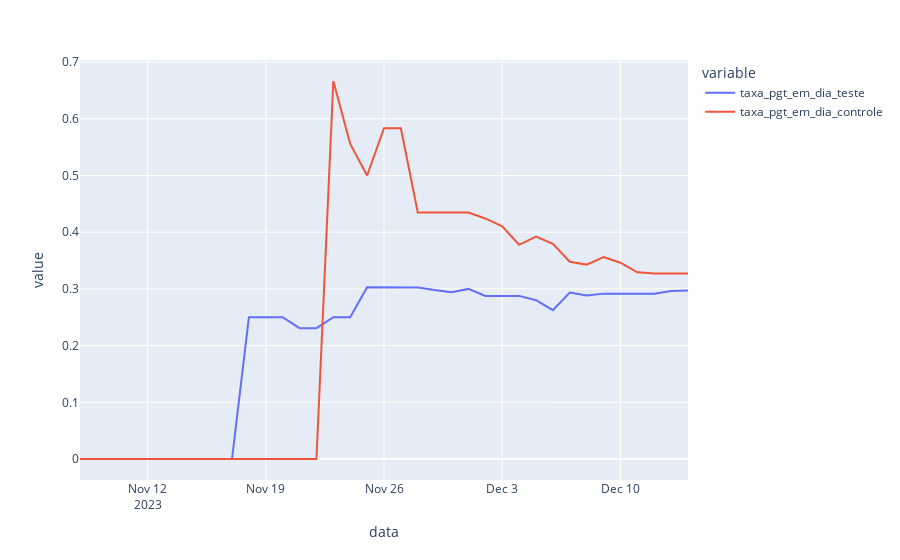

Notebook source saved alongside this figure:
### Code cell
fig = px.line(taxas_pgt_dia_df, 
              x = 'data', 
              y = taxas_pgt_dia_df.columns)
fig.show()

### Figure 1 — Plotly figure (JSON) as saved in the notebook; plotly's stock layout.template omitted (floating-point values rounded to 4 significant figures)
{"data": [{"hovertemplate": "variable=taxa_pgt_em_dia_teste<br>data=%{x}<br>value=%{y}<extra></extra>", "legendgroup": "taxa_pgt_em_dia_teste", "line": {"color": "#636efa", "dash": "solid"}, "marker": {"symbol": "circle"}, "mode": "lines", "name": "taxa_pgt_em_dia_teste", "orientation": "v", "showlegend": true, "type": "scatter", "x": ["2023-11-08T00:00:00", "2023-11-09T00:00:00", "2023-11-10T00:00:00", "2023-11-11T00:00:00", "2023-11-12T00:00:00", "2023-11-13T00:00:00", "2023-11-14T00:00:00", "2023-11-15T00:00:00", "2023-11-16T00:00:00", "2023-11-17T00:00:00", "2023-11-18T00:00:00", "2023-11-19T00:00:00", "2023-11-20T00:00:00", "2023-11-21T00:00:00", "2023-11-22T00:00:00", "2023-11-23T00:00:00", "2023-11-24T00:00:00", "2023-11-25T00:00:00", "2023-11-26T00:00:00", "2023-11-27T00:00:00", "2023-11-28T00:00:00", "2023-11-29T00:00:00", "2023-11-30T00:00:00", "2023-12-01T00:00:00", "2023-12-02T00:00:00", "2023-12-03T00:00:00", "2023-12-04T00:00:00", "2023-12-05T00:00:00", "2023-12-06T00:00:00", "2023-12-07T00:00:00", "2023-12-08T00:00:00", "2023-12-09T00:00:00", "2023-12-10T00:00:00", "2023-12-11T00:00:00", "2023-12-12T00:00:00", "2023-12-13T00:00:00", "2023-12-14T00:00:00"], "xaxis": "x", "y": [0, 0, 0, 0, 0, 0, 0, 0, 0, 0, 0.25, 0.25, 0.25, 0.2308, 0.2308, 0.25, 0.25, 0.303, 0.303, 0.303, 0.3023, 0.2979, 0.2941, 0.3, 0.2877, 0.2877, 0.2877, 0.28, 0.2625, 0.2936, 0.2883, 0.2917, 0.2917, 0.2917, 0.2917, 0.2963, 0.2971], "yaxis": "y"}, {"hovertemplate": "variable=taxa_pgt_em_dia_controle<br>data=%{x}<br>value=%{y}<extra></extra>", "legendgroup": "taxa_pgt_em_dia_controle", "line": {"color": "#EF553B", "dash": "solid"}, "marker": {"symbol": "circle"}, "mode": "lines", "name": "taxa_pgt_em_dia_controle", "orientation": "v", "showlegend": true, "type": "scatter", "x": ["2023-11-08T00:00:00", "2023-11-09T00:00:00", "2023-11-10T00:00:00", "2023-11-11T00:00:00", "2023-11-12T00:00:00", "2023-11-13T00:00:00", "2023-11-14T00:00:00", "2023-11-15T00:00:00", "2023-11-16T00:00:00", "2023-11-17T00:00:00", "2023-11-18T00:00:00", "2023-11-19T00:00:00", "2023-11-20T00:00:00", "2023-11-21T00:00:00", "2023-11-22T00:00:00", "2023-11-23T00:00:00", "2023-11-24T00:00:00", "2023-11-25T00:00:00", "2023-11-26T00:00:00", "2023-11-27T00:00:00", "2023-11-28T00:00:00", "2023-11-29T00:00:00", "2023-11-30T00:00:00", "2023-12-01T00:00:00", "2023-12-02T00:00:00", "2023-12-03T00:00:00", "2023-12-04T00:00:00", "2023-12-05T00:00:00", "2023-12-06T00:00:00", "2023-12-07T00:00:00", "2023-12-08T00:00:00", "2023-12-09T00:00:00", "2023-12-10T00:00:00", "2023-12-11T00:00:00", "2023-12-12T00:00:00", "2023-12-13T00:00:00", "2023-12-14T00:00:00"], "xaxis": "x", "y": [0, 0, 0, 0, 0, 0, 0, 0, 0, 0, 0, 0, 0, 0, 0, 0.6667, 0.5556, 0.5, 0.5833, 0.5833, 0.4348, 0.4348, 0.4348, 0.4348, 0.4242, 0.4103, 0.3778, 0.3922, 0.3793, 0.3478, 0.3429, 0.3562, 0.3462, 0.3293, 0.3271, 0.3271, 0.3273], "yaxis": "y"}], "layout": {"legend": {"title": {"text": "variable"}, "tracegroupgap": 0}, "margin": {"t": 60}, "xaxis": {"anchor": "y", "domain": [0, 1], "title": {"text": "data"}}, "yaxis": {"anchor": "x", "domain": [0, 1], "title": {"text": "value"}}}}
